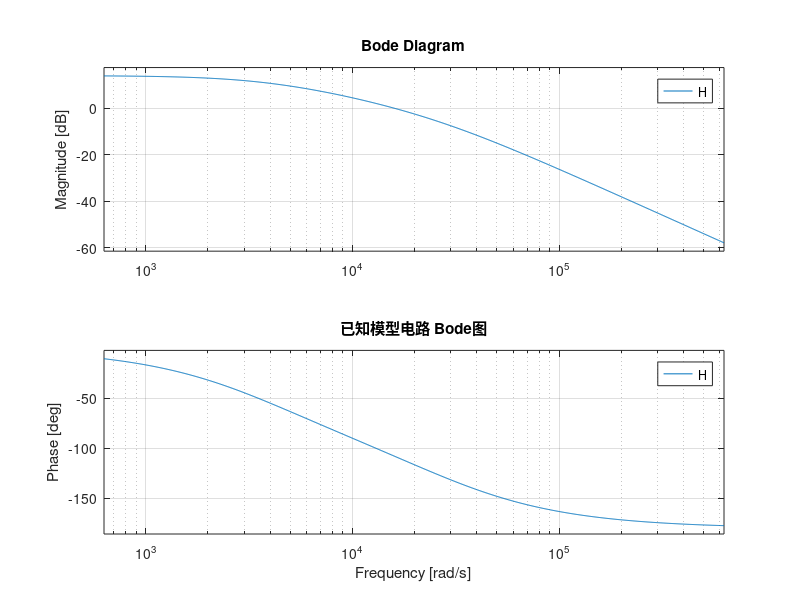
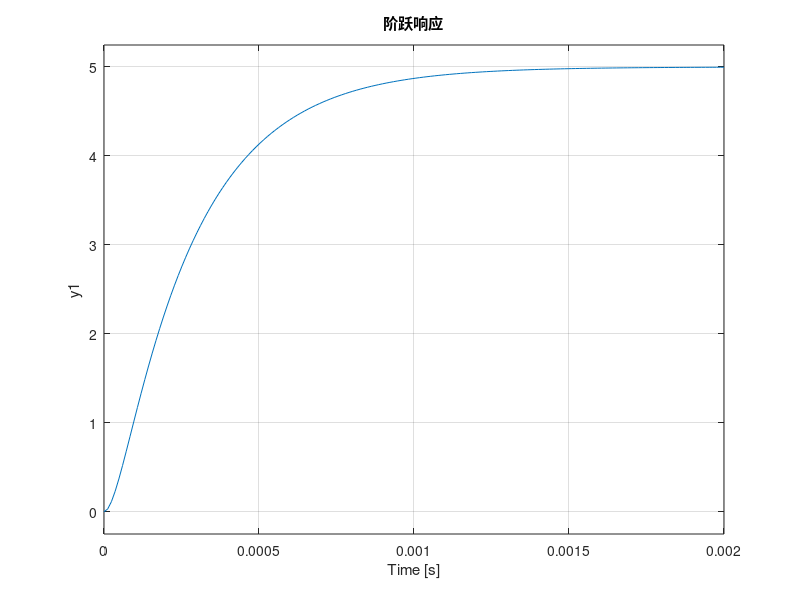

Write MATLAB code to recreate these figures, in order. (Note: this script raises an error after producing the figures.)
%% 传递函数分析 - 电赛G题已知模型电路
% H(s) = 5 / (1e-8*s^2 + 3e-4*s + 1)
% 验证二阶RC有源低通滤波器特性

clear; clc; close all;

%% 1. 定义传递函数
num = [5];
den = [1e-8, 3e-4, 1];
H = tf(num, den);

fprintf('=== 已知模型电路传递函数 ===\n');
disp(H);

%% 2. Bode图分析
figure('Name', 'Bode图', 'Position', [100 100 800 600]);
bode(H, {2*pi*100, 2*pi*100e3});  % 100Hz到100kHz
grid on;
title('已知模型电路 Bode图');

% 获取关键频率点的增益
freqs = [100, 500, 1000, 2000, 3000];  % Hz
fprintf('\n=== 关键频率点增益 ===\n');
fprintf('频率(Hz)\t幅度(dB)\t幅度倍数\t相位(°)\n');
for f = freqs
    w = 2*pi*f;
    s = 1j*w;
    H_val = 5 / (1e-8*s^2 + 3e-4*s + 1);
    fprintf('%d\t\t%.2f\t\t%.4f\t\t%.2f\n', f, ...
        20*log10(abs(H_val)), abs(H_val), angle(H_val)*180/pi);
end

%% 3. 阶跃响应
figure('Name', '阶跃响应', 'Position', [100 100 800 400]);
step(H);
grid on;
title('阶跃响应');
stepinfo_H = stepinfo(H);
fprintf('\n=== 阶跃响应特性 ===\n');
fprintf('上升时间: %.4f s\n', stepinfo_H.RiseTime);
fprintf('建立时间: %.4f s\n', stepinfo_H.SettlingTime);
fprintf('超调量: %.2f%%\n', stepinfo_H.Overshoot);

%% 4. 脉冲响应
figure('Name', '脉冲响应', 'Position', [100 100 800 400]);
impulse(H);
grid on;
title('脉冲响应');

%% 5. 零极点图
figure('Name', '零极点图', 'Position', [100 100 600 600]);
pzmap(H);
grid on;
title('零极点分布');

% 计算固有频率和阻尼比
[wn, zeta] = damp(H);
fprintf('\n=== 系统参数 ===\n');
fprintf('固有频率 wn: %.2f rad/s (%.2f Hz)\n', wn(1), wn(1)/(2*pi));
fprintf('阻尼比 zeta: %.4f\n', zeta(1));

%% 6. 设计PID控制器（用于自动幅度控制）
% 目标：使输出在1kHz时稳定在2V
fprintf('\n=== PID控制器设计 ===\n');

% 在1kHz处的增益
w_1k = 2*pi*1000;
s_1k = 1j*w_1k;
H_1k = abs(5 / (1e-8*s_1k^2 + 3e-4*s_1k + 1));
fprintf('1kHz处增益: %.4f (%.2f dB)\n', H_1k, 20*log10(H_1k));

% 要使输出为2V，输入应为 2/H_1k
Vout_target = 2.0;  % V
Vin_required = Vout_target / H_1k;
fprintf('目标输出2V时，所需输入: %.4f V (峰峰值: %.4f V)\n', ...
    Vin_required, 2*Vin_required);

%% 7. 全频段输入幅度计算表
fprintf('\n=== 全频段输入幅度计算（目标输出2Vpp） ===\n');
fprintf('频率(Hz)\t所需输入Vpp(V)\n');
freq_range = 100:100:3000;
input_vpp = zeros(size(freq_range));
for i = 1:length(freq_range)
    w = 2*pi*freq_range(i);
    s = 1j*w;
    H_val = abs(5 / (1e-8*s^2 + 3e-4*s + 1));
    input_vpp(i) = 2.0 / H_val;  % 所需输入峰峰值
    if mod(freq_range(i), 500) == 0 || freq_range(i) == 100
        fprintf('%d\t\t%.4f\n', freq_range(i), input_vpp(i));
    end
end

%% 8. 绘制所需输入幅度曲线
figure('Name', '输入幅度需求曲线', 'Position', [100 100 800 400]);
plot(freq_range, input_vpp, 'b-', 'LineWidth', 2);
grid on;
xlabel('频率 (Hz)');
ylabel('所需输入峰峰值 (V)');
title('目标输出2Vpp时的输入幅度需求');

% 标注关键点
hold on;
plot(100, input_vpp(1), 'ro', 'MarkerSize', 8, 'MarkerFaceColor', 'r');
plot(1000, input_vpp(10), 'go', 'MarkerSize', 8, 'MarkerFaceColor', 'g');
plot(3000, input_vpp(30), 'bo', 'MarkerSize', 8, 'MarkerFaceColor', 'b');
legend('输入幅度曲线', '100Hz', '1kHz', '3kHz', 'Location', 'best');

%% 9. 保存计算结果供STM32使用
% 生成查找表数组
fprintf('\n=== STM32查找表（C语言格式）===\n');
fprintf('// 频率-输入幅度查找表\n');
fprintf('// 目标输出: 2Vpp\n');
fprintf('const FreqAmpEntry freq_amp_table[30] = {\n');
for i = 1:30
    idx = (i-1)*100 + 1;
    if idx <= length(input_vpp)
        fprintf('    {%d, %.6f},\n', freq_range(idx), input_vpp(idx));
    end
end
fprintf('};\n');

fprintf('\n仿真完成！\n');
